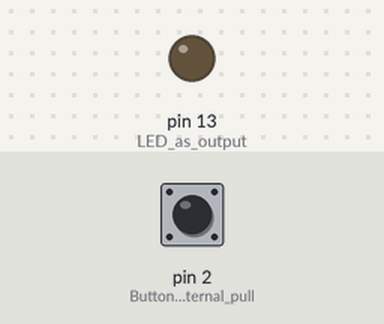
The sketch below on a simulated Arduino Uno, built with avr-gcc and run on an emulated ATmega328P. Parts: output pins drawn as LEDs (lit = HIGH). Dashed ring = blinking. The inputs (shaded band) are chosen by the test bench; at power-on: pin 2 (Button_with_internal_pull) HIGH.

Above: at 1.2 s.
1.3 s: pin 2 (Button_with_internal_pull) pulled LOW for 0.15 s
At 2.1 s:
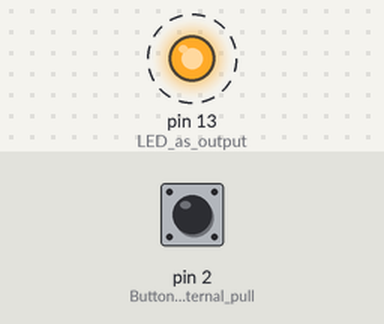
4.4 s: pin 2 (Button_with_internal_pull) pulled LOW for 1 s
At 4.4 s:
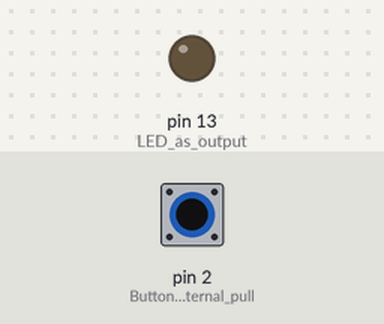
6.9 s: pin 2 (Button_with_internal_pull) pulled LOW for 3.2 s
At 7.7 s:
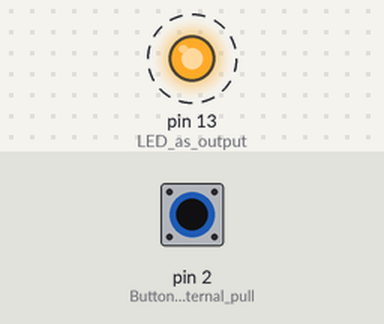
Timing chart, 0 to 19.1 s (numbered marks = the images above; inputs shaded):
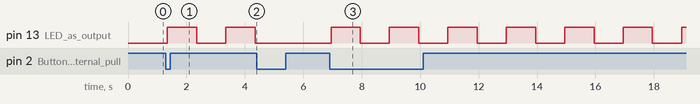

The sketch:

task_b.ino
```cpp
bool blinking  = false; // Whether LED is currently blinking
bool ledState  = false; // Current LED state (on/off)

int buttonState     = HIGH;
int lastButtonState = HIGH;
unsigned long lastDebounceTime = 0;
unsigned long debounceDelay    = 50; // Debounce delay in milliseconds

unsigned long lastBlinkTime = 0;
unsigned long blinkInterval = 1000; // Blink interval: 1000ms = 1 second

void setup() {
  pinMode(13, OUTPUT);       // LED as output
  pinMode(2,  INPUT_PULLUP); // Button with internal pull-up
}

void loop() {

  // --- Read button with debouncing ---
  int reading = digitalRead(2); // Read current button state

  // If button changed → restart debounce timer
  if (reading != lastButtonState) {
    lastDebounceTime = millis();
  }

  // Wait until signal stable for 50ms
  if ((millis() - lastDebounceTime) > debounceDelay) {
    if (reading != buttonState) {
      buttonState = reading;

      // INPUT_PULLUP: button pressed = LOW
      if (buttonState == LOW) {
        blinking = !blinking;      // Toggle blinking on/off

        // If stopped → turn LED off immediately
        if (!blinking) {
          ledState = false;
          digitalWrite(13, LOW);
        }
      }
    }
  }

  lastButtonState = reading; // Save last state

  // --- Blink logic without delay() ---
  // millis() used so button can respond at any time
  if (blinking) {
    if ((millis() - lastBlinkTime) >= blinkInterval) {
      lastBlinkTime = millis();  // Reset timer
      ledState = !ledState;      // Toggle LED state
      digitalWrite(13, ledState); // Update LED
    }
  }
}
```

Measured:
- after the input at 1.3 s, pin 13 (LED_as_output): alternates HIGH for 1.0 s and LOW for 1.0 s, starting after 0.05 s
- after the input at 4.4 s, pin 13 (LED_as_output): stays LOW (without the input it goes to HIGH after 0.95 s)
- after the input at 6.9 s, pin 13 (LED_as_output): alternates HIGH for 1.0 s and LOW for 1.0 s, starting after 0.05 s
